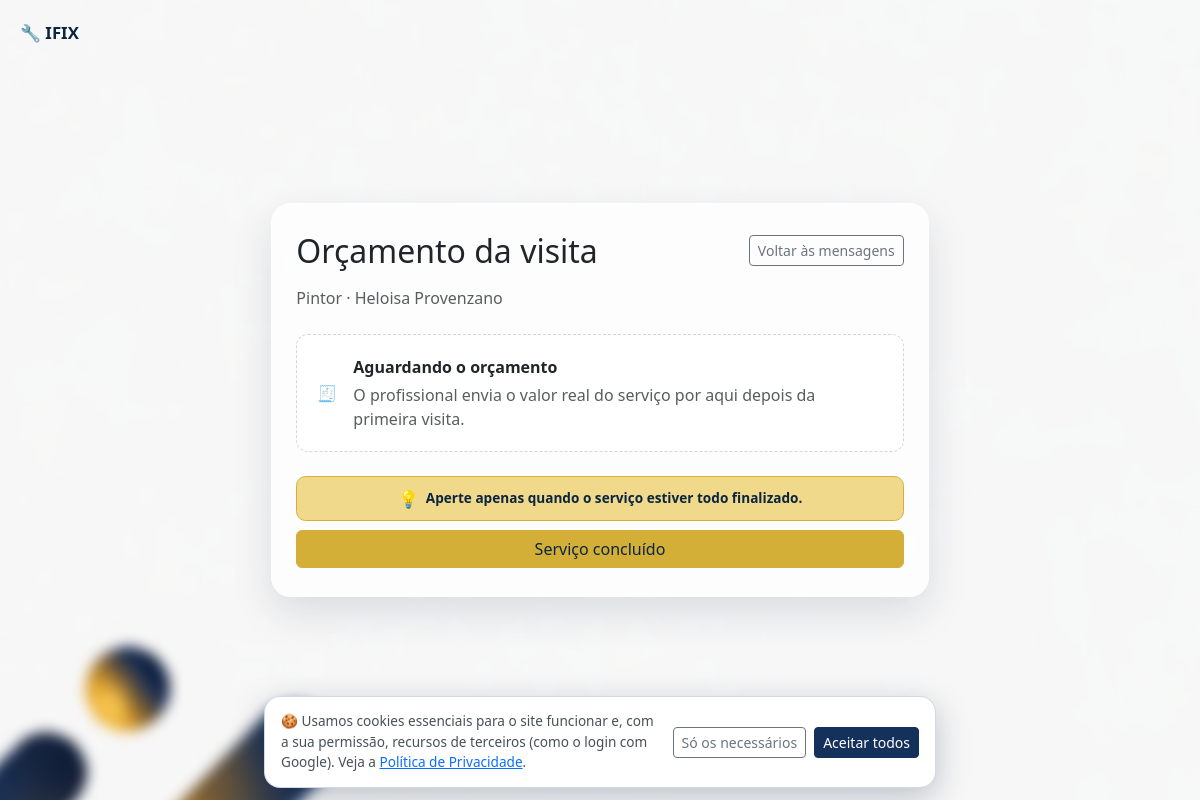
The app's page /servicos/solicitacao/7/orcamento/ (signed in), older data.
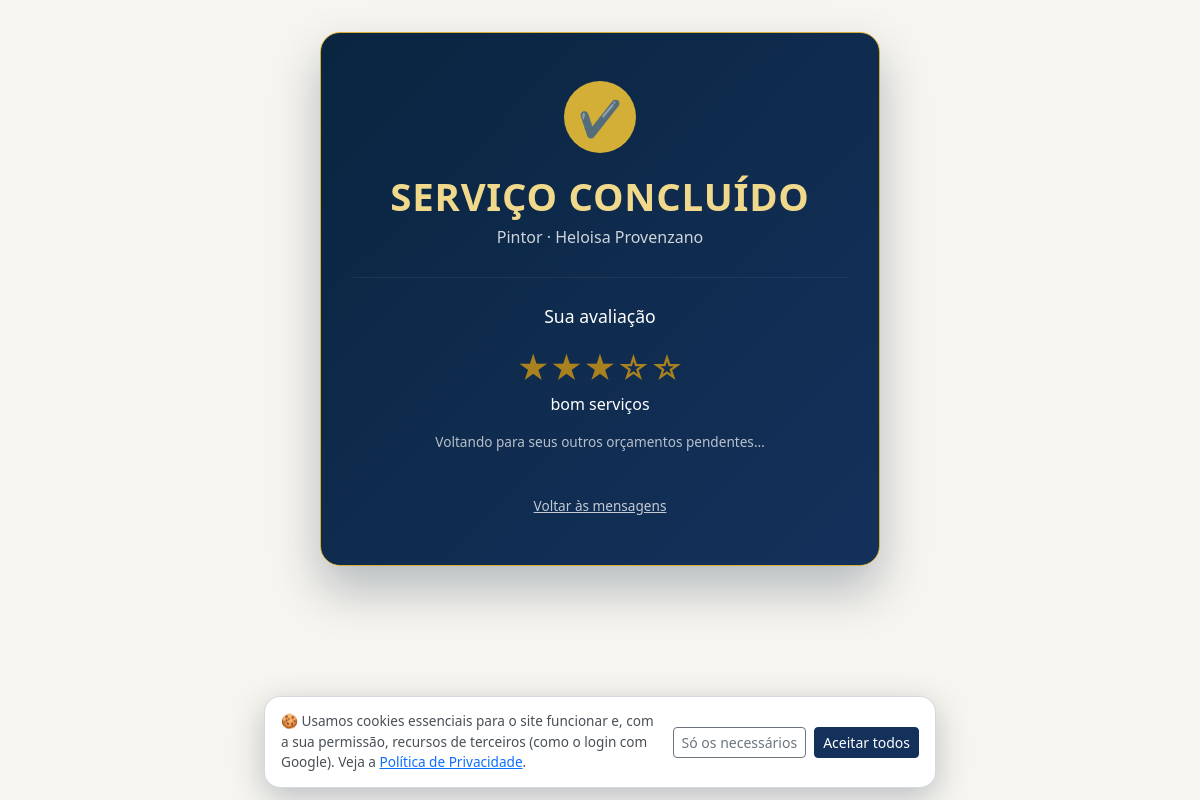
The same page, newer data.
### services/models.py (models this page shows, shortened)
class SolicitacaoServico(models.Model):
    STATUS_PENDENTE = 'pendente'
    STATUS_CONFIRMADO = 'confirmado'
    STATUS_CONCLUIDO = 'concluido'
    STATUS_CANCELADO = 'cancelado'
    STATUS_CHOICES = (
        (STATUS_PENDENTE, 'Pendente'),
        (STATUS_CONFIRMADO, 'Confirmado'),
        (STATUS_CONCLUIDO, 'Concluído'),
        (STATUS_CANCELADO, 'Cancelado'),
    )
    usuario = models.ForeignKey(
        settings.AUTH_USER_MODEL,
        on_delete=models.CASCADE,
        related_name='solicitacoes',
    )
    servico = models.ForeignKey(
        Servico,
        on_delete=models.CASCADE,
        related_name='solicitacoes',
    )
    mensagem = models.TextField(blank=True, verbose_name='Mensagem/observações')
    data_visita = models.DateField(
        null=True, blank=True,
        verbose_name='Dia da visita solicitado',
        help_text='Dia escolhido pelo cliente, no calendário, para a visita do profissional.',
    )
    status = models.CharField(max_length=15, choices=STATUS_CHOICES, default=STATUS_PENDENTE)
    visita_concluida_em = models.DateTimeField(
        null=True, blank=True,
        verbose_name='Visita concluída em',
        help_text='Preenchido quando o cliente confirma que o profissional foi até a casa dele, liberando a aba Orçamentos para essa solicitação.',
    )
    TURNO_MANHA = 'manha'
    TURNO_TARDE = 'tarde'
    TURNO_NOITE = 'noite'
    TURNO_QUALQUER = 'qualquer'
    TURNO_CHOICES = (
        (TURNO_MANHA, 'Manhã (8h às 12h)'),
        (TURNO_TARDE, 'Tarde (12h às 18h)'),
        (TURNO_NOITE, 'Noite (18h às 21h)'),
        (TURNO_QUALQUER, 'Qualquer horário'),
    )
    TURNOS_CURTOS = {
        TURNO_MANHA: 'Manhã',
        TURNO_TARDE: 'Tarde',
        TURNO_NOITE: 'Noite',
        TURNO_QUALQUER: 'Qualquer horário',
    }
    turno = models.CharField(
        max_length=10, choices=TURNO_CHOICES, default=TURNO_QUALQUER,
        verbose_name='Turno preferido',
    )
    urgente = models.BooleanField(
        default=False, verbose_name='Urgente (hoje)',
        help_text='O cliente precisa do atendimento hoje; o pedido aparece em destaque para o profissional.',
    )
    grupo = models.UUIDField(
        null=True, blank=True, db_index=True, editable=False,
        help_text='Pedidos criados juntos, para vários profissionais ao mesmo tempo, dividem o mesmo grupo (usado na comparação).',
    )
    latitude = models.FloatField(null=True, blank=True, verbose_name='Latitude do local da visita')
    longitude = models.FloatField(null=True, blank=True, verbose_name='Longitude do local da visita')
    endereco_visita = models.CharField(
        max_length=255, blank=True, verbose_name='Endereço / ponto de referência da visita',
    )
    a_caminho_em = models.DateTimeField(
        null=True, blank=True, verbose_name='Profissional avisou que está a caminho (1ª visita)',
    )
    reagendamentos = models.PositiveSmallIntegerField(
        default=0, verbose_name='Reagendamentos aceitos (1ª visita)',
    )
    cancelado_por = models.ForeignKey(
        settings.AUTH_USER_MODEL, null=True, blank=True, on_delete=models.SET_NULL,
        related_name='solicitacoes_canceladas', verbose_name='Cancelado por',
    )
    cancelado_em = models.DateTimeField(null=True, blank=True, verbose_name='Cancelado em')
    motivo_cancelamento = models.TextField(blank=True, verbose_name='Motivo do cancelamento')
    cancelamento_tardio = models.BooleanField(
        default=False, verbose_name='Cancelamento tardio',
        help_text='Cancelado com menos antecedência do que a regra permite (ver services/regras.py).',
    )
    respondida_em = models.DateTimeField(
        null=True, blank=True, verbose_name='Respondida pelo profissional em',
        help_text='Quando o profissional aceitou ou recusou o pedido (base do tempo de resposta do perfil).',
    )
    criado_em = models.DateTimeField(auto_now_add=True)
    class Meta:
        verbose_name = 'Solicitação de serviço'
        verbose_name_plural = 'Solicitações de serviço'
        ordering = ['-criado_em']

class Servico(models.Model):
    profissional = models.ForeignKey(
        settings.AUTH_USER_MODEL,
        on_delete=models.CASCADE,
        related_name='servicos',
        limit_choices_to={'profile__tipo': 'profissional'},
    )
    categoria = models.ForeignKey(
        CategoriaServico,
        on_delete=models.PROTECT,
        related_name='servicos',
    )
    nome = models.CharField(max_length=150, verbose_name='Nome do serviço')  # P4
    slug = models.SlugField(
        max_length=180, unique=True, blank=True,
        help_text='Gerado sozinho (ex.: eletricista-joao-silva-12) - usado na URL da página do serviço.',
    )
    subservico = models.CharField(
        max_length=150, blank=True, verbose_name='Subserviço',
    )  # P4.1 - opção específica dentro do serviço, conforme a categoria
    descricao = models.TextField(verbose_name='Observação')  # P5
    preco_min = models.DecimalField(
        max_digits=10, decimal_places=2,
        validators=[MinValueValidator(0)],
        verbose_name='Preço da visita a partir de (R$)',
    )  # P6
    preco_max = models.DecimalField(
        max_digits=10, decimal_places=2,
        validators=[MinValueValidator(0)],
        verbose_name='Preço da visita até (R$)',
    )  # P6
    duracao_minutos = models.PositiveIntegerField(verbose_name='Duração estimada (minutos)')  # P7
    criado_em = models.DateTimeField(auto_now_add=True)
    atualizado_em = models.DateTimeField(auto_now=True)
    class Meta:
        verbose_name = 'Serviço'
        verbose_name_plural = 'Serviços'
        ordering = ['-criado_em']

class Avaliacao(models.Model):
    ESTRELAS_CHOICES = [
        (5, '★★★★★'),
        (4, '★★★★☆'),
        (3, '★★★☆☆'),
        (2, '★★☆☆☆'),
        (1, '★☆☆☆☆'),
    ]
    solicitacao = models.OneToOneField(
        SolicitacaoServico,
        on_delete=models.CASCADE,
        related_name='avaliacao',
    )
    profissional = models.ForeignKey(
        settings.AUTH_USER_MODEL,
        on_delete=models.CASCADE,
        related_name='avaliacoes_recebidas',
        limit_choices_to={'profile__tipo': 'profissional'},
        verbose_name='Profissional avaliado',
    )
    usuario = models.ForeignKey(
        settings.AUTH_USER_MODEL,
        on_delete=models.CASCADE,
        related_name='avaliacoes_feitas',
        verbose_name='Avaliado por',
    )
    estrelas = models.PositiveSmallIntegerField(choices=ESTRELAS_CHOICES)
    comentario = models.TextField(blank=True, verbose_name='Comentário (opcional)')
    resposta_profissional = models.TextField(blank=True, verbose_name='Resposta do profissional')
    resposta_em = models.DateTimeField(null=True, blank=True, verbose_name='Respondido em')
    foto_resposta = models.FileField(
        upload_to='fotos_servico_concluido/', blank=True,
        verbose_name='Foto do serviço concluído',
        help_text='Foto do resultado do trabalho, anexada pelo profissional junto com a resposta.',
    )
    criado_em = models.DateTimeField(auto_now_add=True)
    class Meta:
        verbose_name = 'Avaliação'
        verbose_name_plural = 'Avaliações'
        ordering = ['-criado_em']

### services/views.py (the view)
# urls.py: path('solicitacao/<int:pk>/orcamento/', views.orcamento_detalhe, name='orcamento_detalhe'),
@login_required
def orcamento_detalhe(request, pk):
    solicitacao = get_object_or_404(
        SolicitacaoServico.objects.select_related('servico', 'usuario', 'servico__profissional'),
        pk=pk,
        status__in=[SolicitacaoServico.STATUS_CONFIRMADO, SolicitacaoServico.STATUS_CONCLUIDO],
    )
    if request.user not in (solicitacao.usuario, solicitacao.servico.profissional):
        messages.error(request, 'Você não tem acesso a este orçamento.')
        return redirect('home')
    orcamento = getattr(solicitacao, 'orcamento', None)
    dias_visita = orcamento.dias_visita.all() if orcamento else []
    if orcamento and request.user == solicitacao.usuario and not orcamento.visualizado_pelo_cliente:
        orcamento.visualizado_pelo_cliente = True
        orcamento.save(update_fields=['visualizado_pelo_cliente'])
    avaliacao = None
    avaliacao_form = None
    outros_orcamentos_pendentes = False
    if solicitacao.status == SolicitacaoServico.STATUS_CONCLUIDO and request.user == solicitacao.usuario:
        avaliacao = getattr(solicitacao, 'avaliacao', None)
        avaliacao_form = AvaliacaoForm(instance=avaliacao)
        outros_orcamentos_pendentes = SolicitacaoServico.objects.filter(
            usuario=request.user,
            status=SolicitacaoServico.STATUS_CONFIRMADO,
            visita_concluida_em__isnull=False,
        ).exclude(pk=solicitacao.pk).exists()
    if orcamento and request.user == solicitacao.servico.profissional and not orcamento.resposta_vista_pelo_profissional:
        orcamento.resposta_vista_pelo_profissional = True
        orcamento.save(update_fields=['resposta_vista_pelo_profissional'])
    return render(request, 'services/orcamento_detalhe.html', {
        'hoje_data': timezone.localdate(),
        'pix_habilitado': pagamentos.habilitado(),
        'pagamento': pagamentos.pagamento_ativo(solicitacao) if orcamento else None,
        'visitas_agendadas': regras.visitas_da_solicitacao(solicitacao) if orcamento else [],
        'solicitacao': solicitacao,
        'orcamento': orcamento,
        'dias_visita': dias_visita,
        'avaliacao': avaliacao,
        'avaliacao_form': avaliacao_form,
        'outros_orcamentos_pendentes': outros_orcamentos_pendentes,
    })

### accounts/context_processors.py (called while the page is built)
def google_login(request):
    client_id = getattr(settings, 'GOOGLE_OAUTH_CLIENT_ID', '')
    return {
        'google_client_id': client_id,
        'google_login_habilitado': bool(client_id),
    }

### accounts/models.py (called while the page is built)
    @property
    def is_profissional(self):
        return self.tipo == self.TIPO_PROFISSIONAL

    @property
    def is_usuario(self):
        return self.tipo == self.TIPO_USUARIO

### services/context_processors.py (called while the page is built)
def mensagens_nao_lidas_qs(user):
    return MensagemSolicitacao.objects.filter(
        Q(solicitacao__usuario=user) | Q(solicitacao__servico__profissional=user),
        lida=False,
    ).exclude(autor=user).exclude(
        solicitacao__status=SolicitacaoServico.STATUS_CONCLUIDO,
        solicitacao__avaliacao__isnull=False,
    )

### services/pagamentos/__init__.py (called while the page is built)
def habilitado():
    return bool(getattr(settings, 'PIX_HABILITADO', False))

### services/templates/services/orcamento_detalhe.html (shortened to what the changed rows need)
{% extends "base_auth.html" %}
{% block content %}
{% if solicitacao.status == 'concluido' and user == solicitacao.usuario %}
    <div class="service-done-overlay" id="service-done-overlay" {% if avaliacao and outros_orcamentos_pendentes %}data-auto-redirect="{% url 'services:orcamentos_lista' %}"{% endif %}>
        <div class="service-done-card">
            <span class="service-done-check" aria-hidden="true">✔</span>
            <h1 class="service-done-title">SERVIÇO CONCLUÍDO</h1>
            <p class="service-done-subtitle">{{ solicitacao.servico.nome }} &middot; {{ solicitacao.servico.profissional.get_full_name|default:solicitacao.servico.profissional.username }}</p>
            {% if avaliacao %}
                <hr>
                <h3>Sua avaliação</h3>
                <div class="rating-result" aria-label="{{ avaliacao.estrelas }} de 5 estrelas">{{ avaliacao.get_estrelas_display }}</div>
                {% if avaliacao.comentario %}<p class="mb-0">{{ avaliacao.comentario|linebreaksbr }}</p>{% endif %}
                {% if outros_orcamentos_pendentes %}
                    <p class="service-done-redirect-hint">Voltando para seus outros orçamentos pendentes&hellip;</p>
                {% endif %}
            {% endif %}
            <a href="{% url 'services:conversa_solicitacao' solicitacao.pk %}" class="service-done-back-link">Voltar às mensagens</a>
        </div>
    </div>
{% else %}
<div class="blob-stage">
    <a href="{% url 'home' %}" class="blob-stage-brand">🔧 IFIX</a>
<div class="row justify-content-center w-100">
    <div class="col-lg-7">
    <div class="blob-stage-card">
        <div class="d-flex justify-content-center justify-content-md-between align-items-center text-center text-md-start mb-3">
            <h2 class="mb-0">Orçamento da visita</h2>
            <a href="{% url 'services:conversa_solicitacao' solicitacao.pk %}" class="btn btn-outline-secondary btn-sm orcamento-back-btn d-none d-md-inline-flex">Voltar às mensagens</a>
        </div>
        <p class="text-muted mb-4 text-center text-md-start">
            {{ solicitacao.servico.nome }}
            {% if user == solicitacao.servico.profissional %}
                &middot; cliente {{ solicitacao.usuario.get_full_name|default:solicitacao.usuario.username }}
            {% else %}
                &middot;  {{ solicitacao.servico.profissional.get_full_name|default:solicitacao.servico.profissional.username }}
            {% endif %}
        </p>
        {% if orcamento %}
            <div class="budget-card mb-4">
                <span class="budget-card-label">Valor do orçamento</span>
                <strong class="budget-card-value">R$ {{ orcamento.valor }}</strong>
                <span class="budget-status budget-status-{{ orcamento.status }}">{{ orcamento.get_status_display }}</span>
                {% if dias_visita %}
                    <div class="budget-visits">
                        <span class="budget-visits-label">
                            {% if dias_visita|length == 1 %}1 visita necessária{% else %}{{ dias_visita|length }} visitas necessárias{% endif %}
                        </span>
                        <div class="budget-visits-chips">
                            {% for dia in dias_visita %}
                                <span class="badge-distancia">📅 {{ dia.data|date:"d/m/Y" }}</span>
                            {% endfor %}
                        </div>
                    </div>
                {% endif %}
                {% if orcamento.observacoes %}
                    <div class="budget-card-observacoes">
                        <span class="budget-card-observacoes-label">📝 Observações do profissional</span>
                        <p class="mb-0">{{ orcamento.observacoes|linebreaksbr }}</p>
                    </div>
                {% endif %}
            </div>
        {% else %}
            <div class="budget-empty-state mb-4">
                <span class="chat-empty-icon">🧾</span>
                <div>
                    <strong class="d-block mb-1">Aguardando o orçamento</strong>
                    <span class="text-muted">
                        {% if user == solicitacao.servico.profissional %}
                            Depois de visitar o cliente, adicione aqui o valor real e os dias de visita.
                        {% else %}
                            O profissional envia o valor real do serviço por aqui depois da primeira visita.
                        {% endif %}
                    </span>
                </div>
            </div>
        {% endif %}
        {% if user == solicitacao.usuario %}
            <p class="chat-conclude-hint">
                <span aria-hidden="true">💡</span>
                Aperte apenas quando o serviço estiver todo finalizado.
            </p>
            <form method="post" action="{% url 'services:concluir_solicitacao' solicitacao.pk %}">
                <button type="submit" class="btn btn-success w-100">Serviço concluído</button>
            </form>
        {% endif %}
    </div>
    </div>
</div>
</div>
{% endif %}
{% endblock %}

Row changes from the older to the newer data that the page shows:
changed SolicitacaoServico "Pintor": status "confirmado" → "concluido" (drawn)
added Avaliacao: estrelas "★★★☆☆", comentario "bom serviços"
Text that changed along with them:
text no longer shown: "🔧 IFIX Orçamento da visita 🧾 Aguardando o orçamento O profissional envia o valor real do serviço por aqui depois da primeira visita. 💡 Aperte apenas quando o serviço estiver todo finalizado. Serviço concluído"
text now shown: "✔ SERVIÇO CONCLUÍDO Sua avaliação Voltando para seus outros orçamentos pendentes…"
